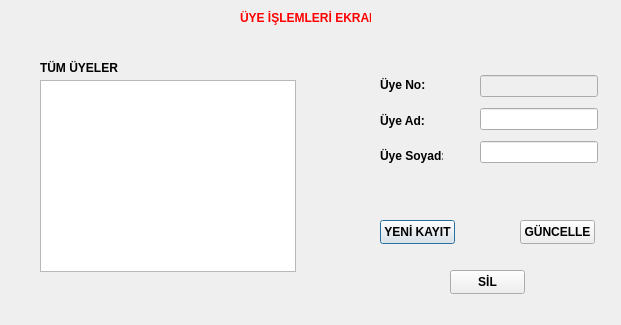
<?xml version="1.0" encoding="UTF-8"?>
<ui version="4.0">
 <class>uye</class>
 <widget class="QDialog" name="uye">
  <property name="geometry">
   <rect>
    <x>0</x>
    <y>0</y>
    <width>621</width>
    <height>325</height>
   </rect>
  </property>
  <property name="windowTitle">
   <string>Dialog</string>
  </property>
  <widget class="QLabel" name="label">
   <property name="geometry">
    <rect>
     <x>40</x>
     <y>60</y>
     <width>81</width>
     <height>16</height>
    </rect>
   </property>
   <property name="font">
    <font>
     <bold>true</bold>
    </font>
   </property>
   <property name="text">
    <string>TÜM ÜYELER</string>
   </property>
  </widget>
  <widget class="QTableView" name="tv_uye">
   <property name="geometry">
    <rect>
     <x>40</x>
     <y>80</y>
     <width>256</width>
     <height>192</height>
    </rect>
   </property>
  </widget>
  <widget class="QPushButton" name="btn_yeni_kayit">
   <property name="geometry">
    <rect>
     <x>380</x>
     <y>220</y>
     <width>75</width>
     <height>24</height>
    </rect>
   </property>
   <property name="font">
    <font>
     <bold>true</bold>
    </font>
   </property>
   <property name="text">
    <string>YENİ KAYIT</string>
   </property>
  </widget>
  <widget class="QPushButton" name="btn_gun">
   <property name="geometry">
    <rect>
     <x>520</x>
     <y>220</y>
     <width>75</width>
     <height>24</height>
    </rect>
   </property>
   <property name="font">
    <font>
     <bold>true</bold>
    </font>
   </property>
   <property name="text">
    <string>GÜNCELLE</string>
   </property>
  </widget>
  <widget class="QPushButton" name="btn_sil">
   <property name="geometry">
    <rect>
     <x>450</x>
     <y>270</y>
     <width>75</width>
     <height>24</height>
    </rect>
   </property>
   <property name="font">
    <font>
     <bold>true</bold>
    </font>
   </property>
   <property name="text">
    <string>SİL</string>
   </property>
  </widget>
  <widget class="QLabel" name="label_5">
   <property name="geometry">
    <rect>
     <x>240</x>
     <y>10</y>
     <width>131</width>
     <height>16</height>
    </rect>
   </property>
   <property name="palette">
    <palette>
     <active>
      <colorrole role="WindowText">
       <brush brushstyle="SolidPattern">
        <color alpha="255">
         <red>255</red>
         <green>0</green>
         <blue>0</blue>
        </color>
       </brush>
      </colorrole>
     </active>
     <inactive>
      <colorrole role="WindowText">
       <brush brushstyle="SolidPattern">
        <color alpha="255">
         <red>255</red>
         <green>0</green>
         <blue>0</blue>
        </color>
       </brush>
      </colorrole>
     </inactive>
     <disabled/>
    </palette>
   </property>
   <property name="font">
    <font>
     <bold>true</bold>
    </font>
   </property>
   <property name="text">
    <string>ÜYE İŞLEMLERİ EKRANI</string>
   </property>
  </widget>
  <widget class="QWidget" name="">
   <property name="geometry">
    <rect>
     <x>380</x>
     <y>70</y>
     <width>63</width>
     <height>101</height>
    </rect>
   </property>
   <layout class="QVBoxLayout" name="verticalLayout">
    <item>
     <widget class="QLabel" name="label_2">
      <property name="font">
       <font>
        <bold>true</bold>
       </font>
      </property>
      <property name="text">
       <string>Üye No:</string>
      </property>
     </widget>
    </item>
    <item>
     <widget class="QLabel" name="label_3">
      <property name="font">
       <font>
        <bold>true</bold>
       </font>
      </property>
      <property name="text">
       <string>Üye Ad:</string>
      </property>
     </widget>
    </item>
    <item>
     <widget class="QLabel" name="label_4">
      <property name="font">
       <font>
        <bold>true</bold>
       </font>
      </property>
      <property name="text">
       <string>Üye Soyad:</string>
      </property>
     </widget>
    </item>
   </layout>
  </widget>
  <widget class="QWidget" name="">
   <property name="geometry">
    <rect>
     <x>480</x>
     <y>70</y>
     <width>118</width>
     <height>101</height>
    </rect>
   </property>
   <layout class="QVBoxLayout" name="verticalLayout_2">
    <item>
     <widget class="QLineEdit" name="ln_uye_no">
      <property name="enabled">
       <bool>false</bool>
      </property>
     </widget>
    </item>
    <item>
     <widget class="QLineEdit" name="ln_uye_ad"/>
    </item>
    <item>
     <widget class="QLineEdit" name="ln_uye_soyad"/>
    </item>
   </layout>
  </widget>
 </widget>
 <resources/>
 <connections/>
</ui>
